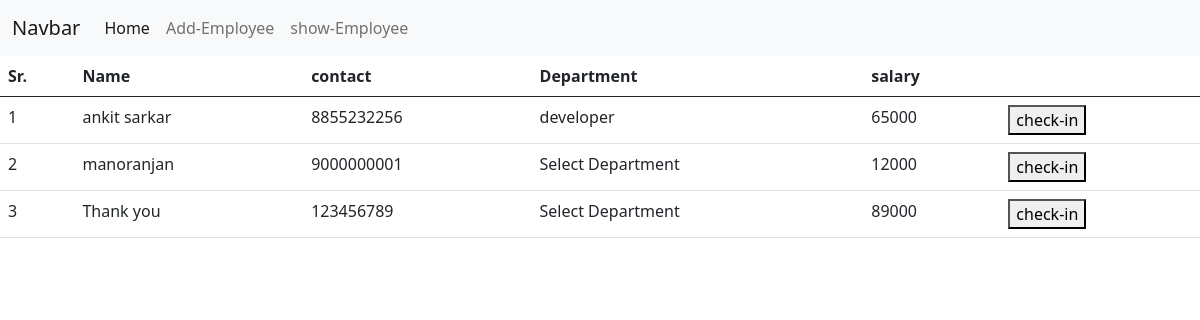
/employee/, run on the app's committed database.
### employee/models.py (models this page shows)
class employees(models.Model):
    name= models.CharField(max_length=200)
    contact= models.CharField(max_length=200)
    email= models.CharField(max_length=200)
    password= models.CharField(max_length=100)
    department= models.CharField(max_length=200)
    salary= models.CharField(max_length=200)
    date= models.DateField(auto_now=True)

### employee/views.py (the view)
# urls.py: path('employee/',views.viewemployee),
def viewemployee(request):
    data= employees.objects.all()
    return HttpResponse(render(request,"showemp.html",{'empdata':data}))

### templates/showemp.html
{% include 'headder.html' %}
<table class="table">
    <thead>
      <tr>
        <th scope="col">Sr.</th>
        <th scope="col">Name</th>
        <th scope="col">contact</th>
        <th scope="col">Department</th>
        <th scope="col">salary</th>
        <th scope="col"></th>
      </tr>
    </thead>
    <tbody>
        {% for i in empdata %}
      <tr>
        <td>{{forloop.counter}}</td>
        <td>{{i.name}}</td>
        <td>{{i.contact}}</td>
        <td>{{i.department}}</td>
        <td>{{i.salary}}</td>
        <td><a href="/del-emp/{{i.id}}"> <button>check-in</button> </a></td>
      </tr>
      {% endfor %}
    </tbody>
  </table>
{% include 'footer.html' %}

### templates/headder.html (shortened to what this page needs)
<!DOCTYPE html>
<html lang="en">
<head>
    <link href="https://cdn.jsdelivr.net/npm/bootstrap@5.0.2/dist/css/bootstrap.min.css" rel="stylesheet">
</head>
<body>
    <nav class="navbar navbar-expand-lg navbar-light bg-light">
        <div class="container-fluid">
          <a class="navbar-brand" href="#">Navbar</a>
          <div class="collapse navbar-collapse" id="navbarNav">
            <ul class="navbar-nav">
              <li class="nav-item">
                <a class="nav-link active" aria-current="page" href="/home/">Home</a>
              </li>
              <li class="nav-item">
                <a class="nav-link" href="/add-emp/">Add-Employee</a>
              </li>
              <li class="nav-item">
                <a class="nav-link" href="/employee/">show-Employee</a>
              </li>
            </ul>
          </div>
        </div>
      </nav>

### templates/footer.html (shortened to what this page needs)
</body>
</html>

### data on the page
employees: name "ankit sarkar", contact "8855232256", department "developer", salary "65000"
employees: name "manoranjan", contact "9000000001", department "Select Department", salary "12000"
employees: name "Thank you", contact "123456789", department "Select Department", salary "89000"
